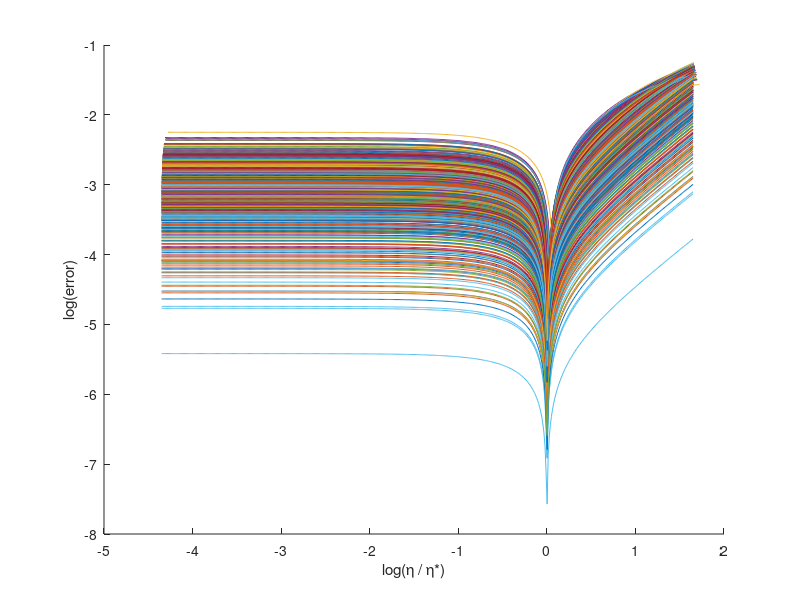

Here is the MATLAB script that generated this plot:
%{
This script reproduces Figure 1

%}

clear;
n0 = 100;
d = 100;
m = 1;
n_test = 500;
n_etas = 500;
Q = orth(randn(d, m));
D = diag(sort(rand( m,1), 'descend'));
cov_matrix = Q * D * Q' + 1e-5 * eye(d);
        
X0 = mvnrnd(zeros(1,d),cov_matrix, n0);
X0TX0 = X0'*X0;
[Q0, D0] = eigs(X0TX0,m);

Xtest = mvnrnd(zeros(1,d),cov_matrix, n_test);
etas = logspace(-5,1,n_etas);
hold on;
for i = 1:n_test
    x_test = Xtest(i,:)';
    [Q_real, D_real] = eigs(X0TX0 + x_test * x_test', m);
    
    z = Q0' * x_test;
    eta_opt = (1/z^2) * (1 - (D0 / D_real));
    for j = 1:n_etas
        eta = etas(j);
        
        Q_updated = Q0 + eta * ( z * x_test );
        Q_updated = Q_updated / norm(Q_updated);
        err(i,j) = min(norm(Q_real - Q_updated) , norm(Q_real + Q_updated));
        
    end
    plot(log10(etas / eta_opt) , log10(err(i,:)));
end
xlabel('log(\eta / \eta*)');
ylabel('log(error)');

hold off;